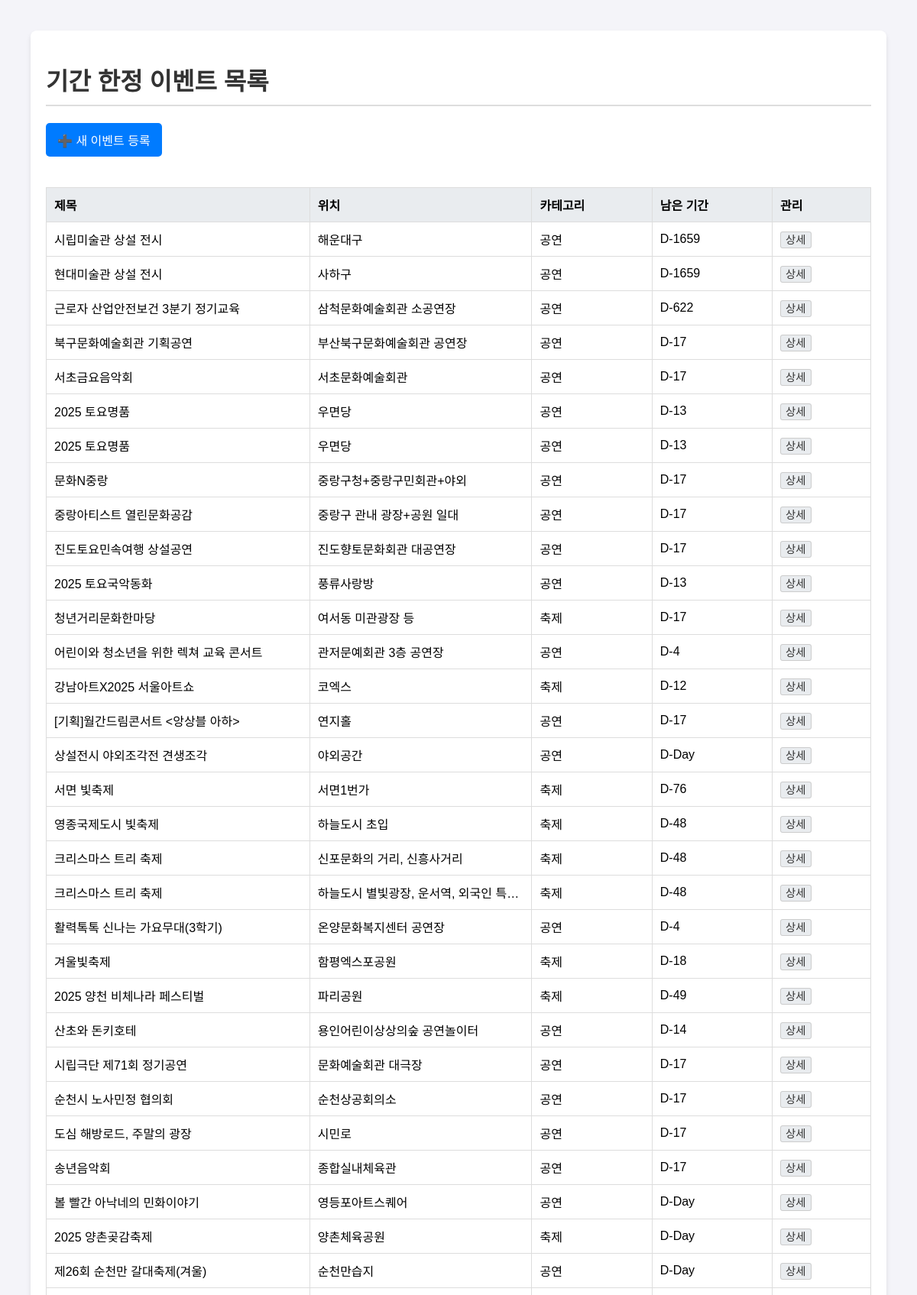
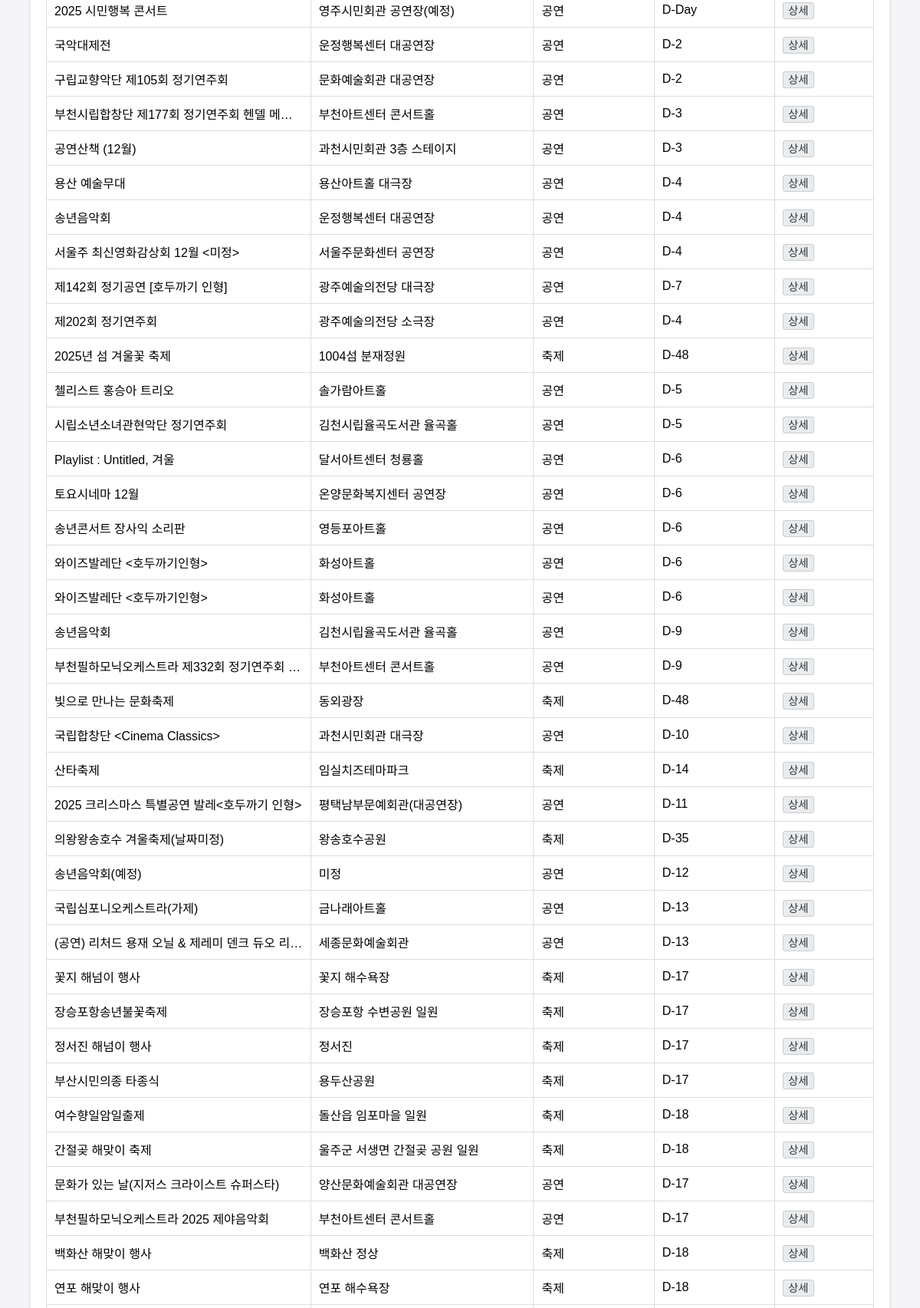
The page / (upper part) on the database its author committed (2 pictures, top to bottom).
### app.py (models this page shows, shortened)
class Category(db.Model):
    __tablename__ = 'category'
    category_id = db.Column(db.Integer, primary_key=True)
    category_name = db.Column(db.String(50), unique=True, nullable=False)
    events = db.relationship('Event', backref='category', lazy=True)

class Event(db.Model):
    __tablename__ = 'event'
    event_id = db.Column(db.Integer, primary_key=True)
    title = db.Column(db.String(100), nullable=False)
    description = db.Column(db.Text, nullable=True)
    location = db.Column(db.String(100), nullable=False)
    start_date = db.Column(db.Date, nullable=False)
    end_date = db.Column(db.Date, nullable=False)
    category_id = db.Column(db.Integer, db.ForeignKey('category.category_id'), nullable=False)

### app.py (the view)
@app.route('/')
def event_list():
    categories = Category.query.all()
    today = datetime.today().date()
    events = Event.query.filter(Event.end_date >= today).order_by(Event.start_date.asc()).all()
    return render_template('index.html', events=events, categories=categories, today=today)

### templates/index.html (shortened to what this page needs)
<!DOCTYPE html>
<html lang="ko">
<head>
</head>
<body>
    <div class="container">
        <h1>기간 한정 이벤트 목록</h1>
        <a href="{{ url_for('event_create') }}" class="btn-primary">➕ 새 이벤트 등록</a>
        {% if events %}
            <table>
                <thead>
                    <tr>
                        <th>제목</th>
                        <th>위치</th>
                        <th>카테고리</th>
                        <th>남은 기간</th>
                        <th>관리</th>
                    </tr>
                </thead>
                <tbody>
                    {% for event in events %}
                    <tr>
                        <td>{{ event.title }}</td>
                        <td>{{ event.location }}</td>
                        <td>{{ event.category.category_name }}</td>
                        <td>
                            {% set time_diff = (event.end_date - today).days %}
                            {% if time_diff < 0 %}
                                종료됨
                            {% elif time_diff == 0 %}
                                D-Day
                            {% else %}
                                D-{{ time_diff }}
                            {% endif %}
                        </td>
                        <td>
                            <a href="{{ url_for('event_detail', event_id=event.event_id) }}" class="btn-link">상세</a>
                        </td>
                    </tr>
                    {% endfor %}
                </tbody>
            </table>
        {% else %}
            <div class="no-events">
                현재 등록된 이벤트가 없습니다. [새 이벤트 등록]을 통해 첫 이벤트를 등록해 보세요!
            </div>
        {% endif %}
    </div>
</body>
</html>

### templates/index.html (style rules this page uses)
body { font-family: sans-serif; margin: 40px; background-color: #f4f4f9; }
.container { max-width: 1100px; margin: auto; background: white; padding: 20px; border-radius: 8px; box-shadow: 0 4px 6px rgba(0, 0, 0, 0.1); }
h1 { color: #333; border-bottom: 2px solid #ddd; padding-bottom: 10px; }
.btn-primary { background-color: #007bff; color: white; padding: 10px 15px; text-decoration: none; border-radius: 5px; display: inline-block; margin-bottom: 20px; }
table { width: 100%; border-collapse: collapse; margin-top: 20px; table-layout: fixed; }
th, td { border: 1px solid #ddd; padding: 10px; text-align: left; overflow: hidden; text-overflow: ellipsis; white-space: nowrap; }
th { background-color: #e9ecef; }
th:nth-child(1) { width: 30%; }
th:nth-child(2) { width: 25%; }
th:nth-child(5) { width: 10%; }
.btn-link { text-decoration: none; padding: 2px 6px; font-size: 0.9em; border-radius: 3px; background-color: #e9ecef; color: #333; border: 1px solid #ccc; white-space: nowrap; }

### rows shown on the page
Category: category.category_name "공연" "공연" "공연" "공연" "공연" "공연" "공연" "공연" "공연" "공연" "공연" "공연" "공연" "공연" "공연" "공연" "공연" "공연" "공연" "공연" "공연" "공연" "공연" "공연" "공연" "공연" "공연" "공연" "공연" "공연" "공연" "공연" "공연" "공연" "공연" "공연"
Event: title "근로자 산업안전보건 3분기 정기교육", location "삼척문화예술회관 소공연장", category.category_name "공연"
Event: title "청년거리문화한마당", location "여서동 미관광장 등", category.category_name "축제"
Event: title "강남아트X2025 서울아트쇼", location "코엑스", category.category_name "축제"
Event: title "서면 빛축제", location "서면1번가", category.category_name "축제"
Event: title "영종국제도시 빛축제", location "하늘도시 초입", category.category_name "축제"
Event: title "크리스마스 트리 축제", location "신포문화의 거리, 신흥사거리", category.category_name "축제"
Event: title "크리스마스 트리 축제", location "하늘도시 별빛광장, 운서역, 외국인 특…", category.category_name "축제"
Event: title "겨울빛축제", location "함평엑스포공원", category.category_name "축제"
Event: title "2025 양천 비체나라 페스티벌", location "파리공원", category.category_name "축제"
Event: title "산초와 돈키호테", location "용인어린이상상의숲 공연놀이터", category.category_name "공연"
Event: title "시립극단 제71회 정기공연", location "문화예술회관 대극장", category.category_name "공연"
Event: title "순천시 노사민정 협의회", location "순천상공회의소", category.category_name "공연"
Event: title "도심 해방로드, 주말의 광장", location "시민로", category.category_name "공연"
Event: title "2025 양촌곶감축제", location "양촌체육공원", category.category_name "축제", shows "D-Day"
Event: title "제26회 순천만 갈대축제(겨울)", location "순천만습지", category.category_name "공연", shows "D-Day"
Event: title "국악대제전", location "운정행복센터 대공연장", category.category_name "공연"
Event: title "용산 예술무대", location "용산아트홀 대극장", category.category_name "공연"
Event: title "송년음악회", location "운정행복센터 대공연장", category.category_name "공연"
Event: title "2025년 섬 겨울꽃 축제", location "1004섬 분재정원", category.category_name "축제"
Event: title "첼리스트 홍승아 트리오", location "솔가람아트홀", category.category_name "공연"
Event: title "빛으로 만나는 문화축제", location "동외광장", category.category_name "축제"
Event: title "산타축제", location "임실치즈테마파크", category.category_name "축제"
Event: title "2025 크리스마스 특별공연 발레<호두까기 인형>", location "평택남부문예회관(대공연장)", category.category_name "공연"
Event: title "의왕왕송호수 겨울축제(날짜미정)", location "왕송호수공원", category.category_name "축제"
Event: title "국립심포니오케스트라(가제)", location "금나래아트홀", category.category_name "공연"
Event: title "꽃지 해넘이 행사", location "꽃지 해수욕장", category.category_name "축제"
Event: title "장승포항송년불꽃축제", location "장승포항 수변공원 일원", category.category_name "축제"
Event: title "정서진 해넘이 행사", location "정서진", category.category_name "축제"
Event: title "부산시민의종 타종식", location "용두산공원", category.category_name "축제"
Event: title "여수향일암일출제", location "돌산읍 임포마을 일원", category.category_name "축제"
Event: title "간절곶 해맞이 축제", location "울주군 서생면 간절곶 공원 일원", category.category_name "축제"
Event: title "백화산 해맞이 행사", location "백화산 정상", category.category_name "축제"
Event: title "연포 해맞이 행사", location "연포 해수욕장", category.category_name "축제"

### other values the page prints
{{ event.title }} "시립미술관 상설 전시" "현대미술관 상설 전시" "북구문화예술회관 기획공연" "서초금요음악회" "2025 토요명품" "2025 토요명품" "문화N중랑" "중랑아티스트 열린문화공감" "진도토요민속여행 상설공연" "2025 토요국악동화" "어린이와 청소년을 위한 렉쳐 교육 콘서트" "[기획]월간드림콘서트 <앙상블 아하>" "상설전시 야외조각전 견생조각" "활력톡톡 신나는 가요무대(3학기)" "송년음악회" "볼 빨간 아낙네의 민화이야기" "2025 시민행복 콘서트" "구립교향악단 제105회 정기연주회" "부천시립합창단 제177회 정기연주회 헨델 메시아" "공연산책 (12월)" "서울주 최신영화감상회 12월 <미정>" "제142회 정기공연 [호두까기 인형]" "제202회 정기연주회" "시립소년소녀관현악단 정기연주회" "Playlist : Untitled, 겨울" "토요시네마 12월" "송년콘서트 장사익 소리판" "와이즈발레단 <호두까기인형>" "와이즈발레단 <호두까기인형>" "송년음악회" "부천필하모닉오케스트라 제332회 정기연주회…" "국립합창단 <Cinema Classics>" "송년음악회(예정)" "(공연) 리처드 용재 오닐 & 제레미 덴크 듀오 리…" "문화가 있는 날(지저스 크라이스트 슈퍼스타)" "부천필하모닉오케스트라 2025 제야음악회"
{{ event.location }} "해운대구" "사하구" "부산북구문화예술회관 공연장" "서초문화예술회관" "우면당" "우면당" "중랑구청+중랑구민회관+야외" "중랑구 관내 광장+공원 일대" "진도향토문화회관 대공연장" "풍류사랑방" "관저문예회관 3층 공연장" "연지홀" "야외공간" "온양문화복지센터 공연장" "종합실내체육관" "영등포아트스퀘어" "영주시민회관 공연장(예정)" "문화예술회관 대공연장" "부천아트센터 콘서트홀" "과천시민회관 3층 스테이지" "서울주문화센터 공연장" "광주예술의전당 대극장" "광주예술의전당 소극장" "김천시립율곡도서관 율곡홀" "달서아트센터 청룡홀" "온양문화복지센터 공연장" "영등포아트홀" "화성아트홀" "화성아트홀" "김천시립율곡도서관 율곡홀" "부천아트센터 콘서트홀" "과천시민회관 대극장" "미정" "세종문화예술회관" "양산문화예술회관 대공연장" "부천아트센터 콘서트홀"
